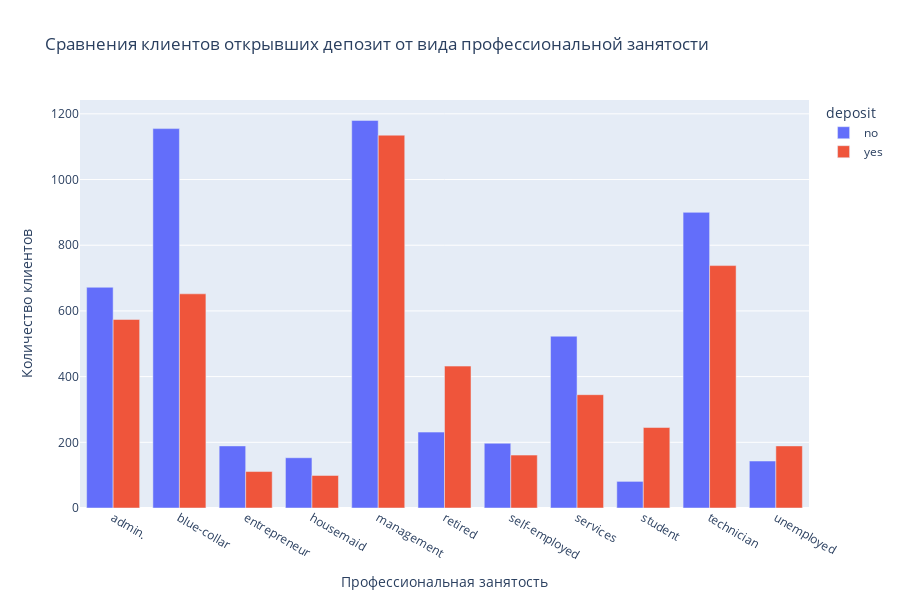

This figure's notebook cell:
### Code cell
# постройте визуализации для открывших и неоткрывших депозит в зависимости от вида профессиональной занятости
df_job = cleaned.groupby('job', as_index = False)['deposit'].value_counts()
fig = px.bar(
    data_frame=df_job,
    x='job',
    y= 'count',
    color= 'deposit',
    barmode="group", # разделим на разные столбцы
    title='Сравнения клиентов открывших депозит от вида профессиональной занятости',
    height=600
)
fig.update_layout(
    yaxis_title="Количество клиентов",
    xaxis_title="Профессиональная занятость"
)
fig.show()

### Figure 1 — Plotly figure (JSON) as saved in the notebook; plotly's stock layout.template omitted (floating-point values rounded to 4 significant figures)
{"data": [{"alignmentgroup": "True", "hovertemplate": "deposit=no<br>job=%{x}<br>count=%{y}<extra></extra>", "legendgroup": "no", "marker": {"color": "#636efa", "pattern": {"shape": ""}}, "name": "no", "offsetgroup": "no", "orientation": "v", "showlegend": true, "textposition": "auto", "type": "bar", "x": ["admin.", "blue-collar", "entrepreneur", "housemaid", "management", "retired", "self-employed", "services", "student", "technician", "unemployed"], "xaxis": "x", "y": [672, 1155, 189, 153, 1180, 231, 197, 523, 81, 900, 143], "yaxis": "y"}, {"alignmentgroup": "True", "hovertemplate": "deposit=yes<br>job=%{x}<br>count=%{y}<extra></extra>", "legendgroup": "yes", "marker": {"color": "#EF553B", "pattern": {"shape": ""}}, "name": "yes", "offsetgroup": "yes", "orientation": "v", "showlegend": true, "textposition": "auto", "type": "bar", "x": ["admin.", "blue-collar", "entrepreneur", "housemaid", "management", "retired", "self-employed", "services", "student", "technician", "unemployed"], "xaxis": "x", "y": [574, 652, 111, 99, 1135, 432, 161, 345, 245, 738, 189], "yaxis": "y"}], "layout": {"barmode": "group", "height": 600, "legend": {"title": {"text": "deposit"}, "tracegroupgap": 0}, "title": {"text": "Сравнения клиентов открывших депозит от вида профессиональной занятости"}, "xaxis": {"anchor": "y", "domain": [0, 1], "title": {"text": "Профессиональная занятость"}}, "yaxis": {"anchor": "x", "domain": [0, 1], "title": {"text": "Количество клиентов"}}}}
